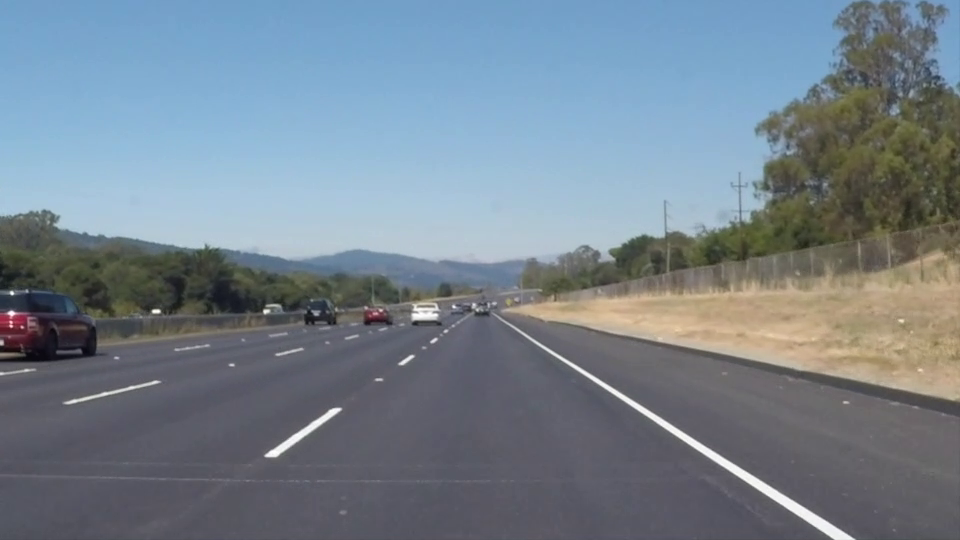
#> input picture frame 22 of assignment-3/resources/road.mp4, 960 x 540 px
$ python VideoLaneDetection.py
#> lines starting #> are read from the running program, lines starting #| are printed output that depends on the picture; after the words box and inside, x2 and y2 are one past the last pixel; in counts of white or black regions, pixels touching at a corner belong together
#> further down, frame is the input picture: shape (540, 960, 3); mean B, G, R 141.9, 130.7, 117.7
import cv2
import numpy as np


def draw_lines(img, lines, color=[255, 0, 0], thickness=7):
    x_bottom_pos = []
    x_upper_pos = []
    x_bottom_neg = []
    x_upper_neg = []

    y_bottom = 540
    y_upper = 315

    for line in lines:
        for x1, y1, x2, y2 in line:
            if 0.5 < ((y2 - y1) / (x2 - x1)) < 0.8:
                slope = ((y2 - y1) / (x2 - x1))
                b = y1 - slope * x1

                x_bottom_pos.append((y_bottom - b) / slope)
                x_upper_pos.append((y_upper - b) / slope)

            elif -0.5 > ((y2 - y1) / (x2 - x1)) > -0.8:

                slope = (y2 - y1) / (x2 - x1)
                b = y1 - slope * x1

                x_bottom_neg.append((y_bottom - b) / slope)
                x_upper_neg.append((y_upper - b) / slope)

    lines_mean = np.array(
        [[int(np.mean(x_bottom_pos)), int(np.mean(y_bottom)), int(np.mean(x_upper_pos)), int(np.mean(y_upper))],
         [int(np.mean(x_bottom_neg)), int(np.mean(y_bottom)), int(np.mean(x_upper_neg)), int(np.mean(y_upper))]]

    )
    for i in range(len(lines_mean)):
        cv2.line(img, (lines_mean[i, 0], lines_mean[i, 1]), (lines_mean[i, 2], lines_mean[i, 3]), color, thickness)


def process_image(img):
    grayscale = cv2.cvtColor(img, cv2.COLOR_BGR2GRAY)
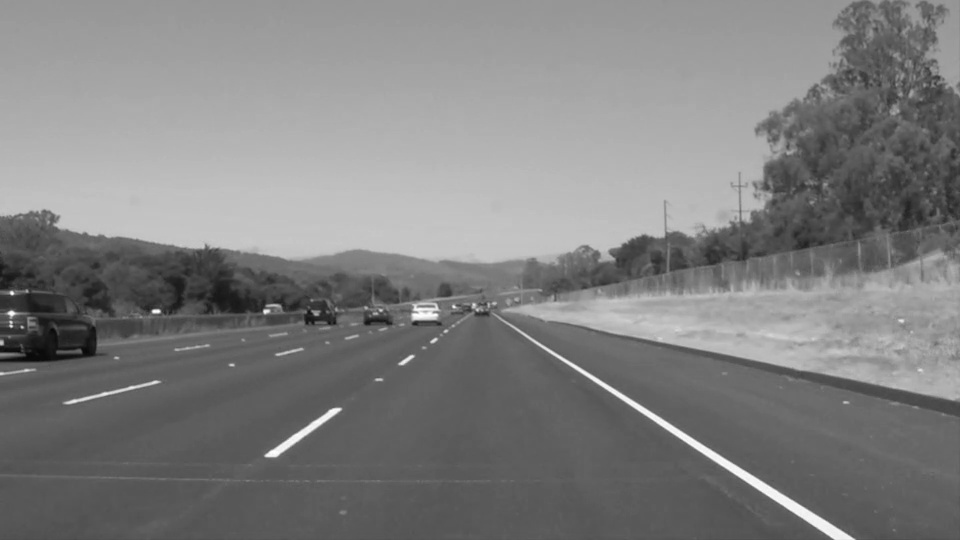
#> grayscale: shape (540, 960); min 6, max 255, mean 128

    kernel_size = 5
    blur = cv2.GaussianBlur(grayscale, (kernel_size, kernel_size), 0)

    low_t, high_t = 50, 150
    edges = cv2.Canny(blur, low_t, high_t)
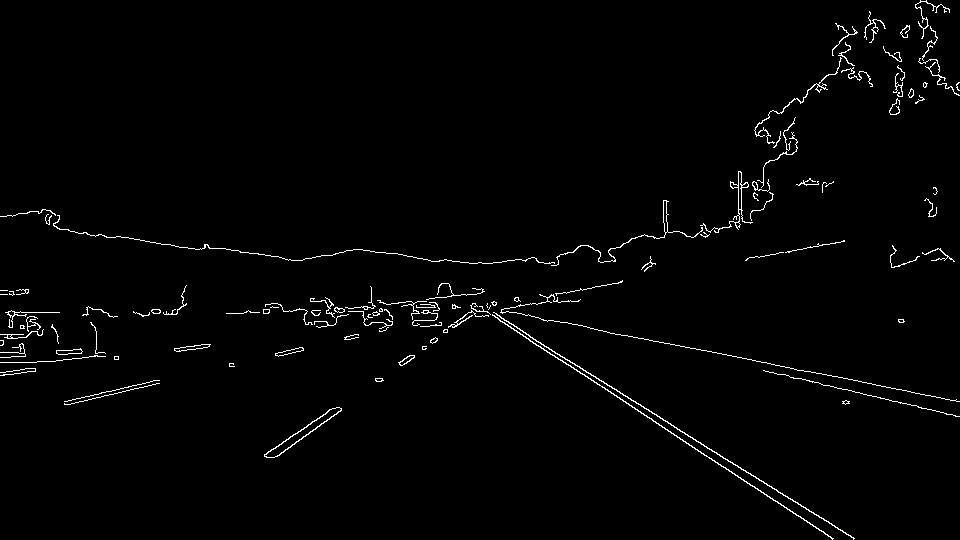
#> edges: shape (540, 960); 1.6% white in thin lines or dots

    vertices = np.array([
        [
            (0, img.shape[0]), (450, 310),
            (490, 310), (img.shape[1], img.shape[0])
        ]
    ], dtype=np.int32)

    mask = np.zeros_like(edges)
    ignore_mask_color = 255
    cv2.fillPoly(mask, vertices, ignore_mask_color)
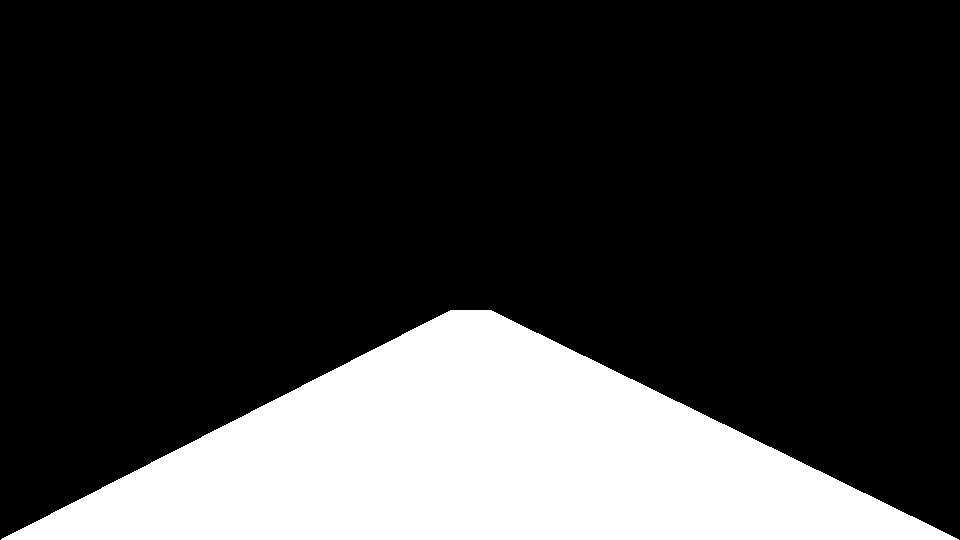
#> mask: shape (540, 960); 22.2% white; 1 white region, box (x1, y1, x2, y2) and area: (1, 310, 959, 540) 115115
    masked_edges = cv2.bitwise_and(edges, mask)
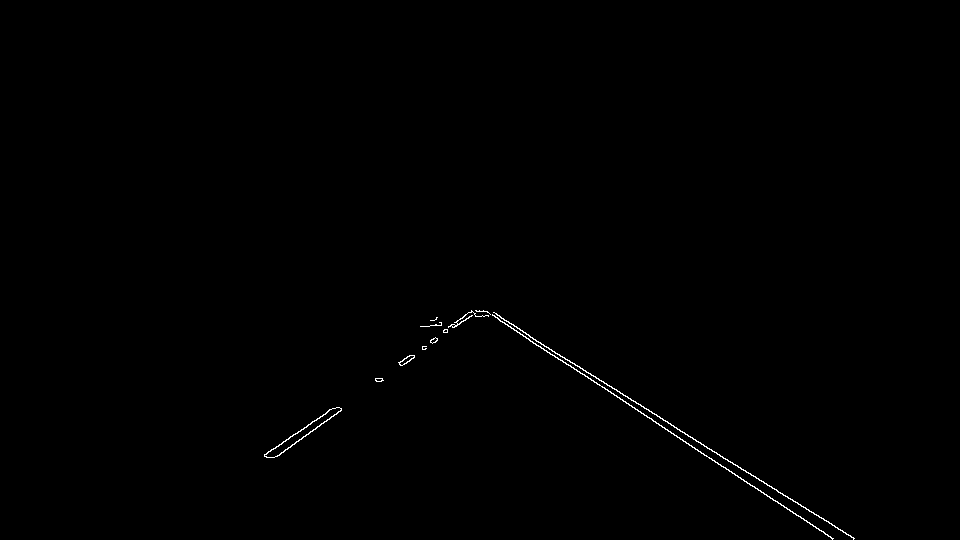
#> masked_edges: shape (540, 960); 0.32% white in thin lines or dots, all inside (x1, y1, x2, y2) = (264, 310, 855, 540)

    rho = 3
    theta = np.pi / 180
    threshold = 15
    min_line_len = 150
    max_line_gap = 60
    lines = cv2.HoughLinesP(
        masked_edges, rho, theta, threshold,
        np.array([]),
        minLineLength=min_line_len,
        maxLineGap=max_line_gap
    )
#> lines = [[486, 311, 673, 433], [264, 456, 472, 311], [493, 312, 854, 538], [276, 456, 476, 311], [504, 320, 853, 538], [295, 434, 479, 310]]
    try:
        draw_lines(img, lines)
#> the loop in draw_lines, `for line in lines:` made 6 passes
#> after the loop in draw_lines, `for line in lines:`: x_bottom_neg = [143.5, 160.1, 137.7]; x_bottom_pos = [837, 857.2, 856.2]; x_upper_neg = [466.3, 470.5, 471.6]; x_upper_pos = [492.1, 497.8, 496]
#> in draw_lines, `lines_mean = np.array( [[int(np.mean(x_bottom_pos)), int(np.mean(y_bot..`: lines_mean = [[850, 540, 495, 315], [147, 540, 469, 315]]
#> the loop in draw_lines, `for i in range(len(lines_mean)):` made 2 passes
#> after the loop in draw_lines, `for i in range(len(lines_mean)):`:
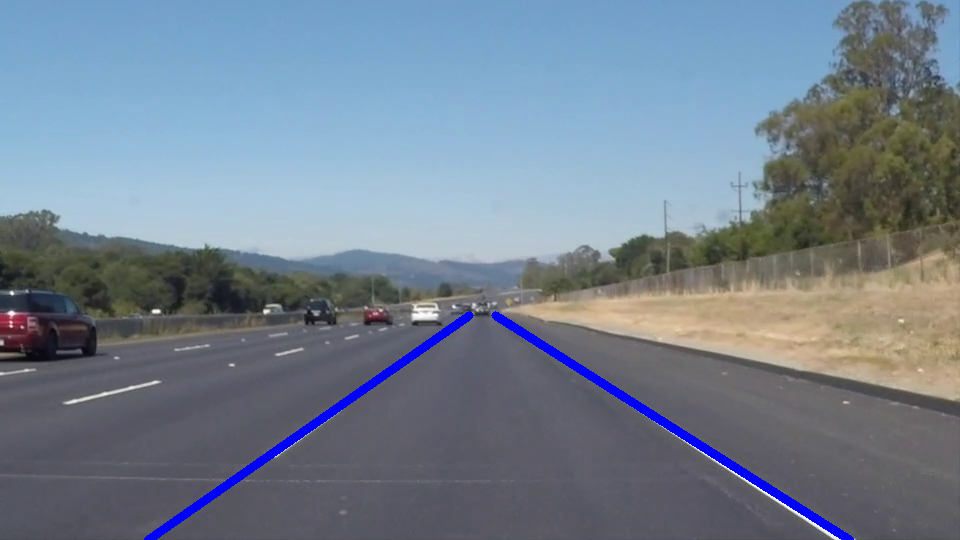
#> img: shape (540, 960, 3); 1.37% of pixels changed, all inside (x1, y1, x2, y2) = (144, 311, 854, 540)
    except:
        print("error...")


video_capture = cv2.VideoCapture('./resources/road.mp4')
while video_capture.isOpened():
    ret, frame = video_capture.read()
    if ret:
        process_image(frame)
        cv2.imshow('frame', frame)

        if cv2.waitKey(1) & 0xFF == ord('q'):
#> (key q is pressed here)
            break
    else:
        break

video_capture.release()
cv2.destroyAllWindows()

$ run again, starting later in the video
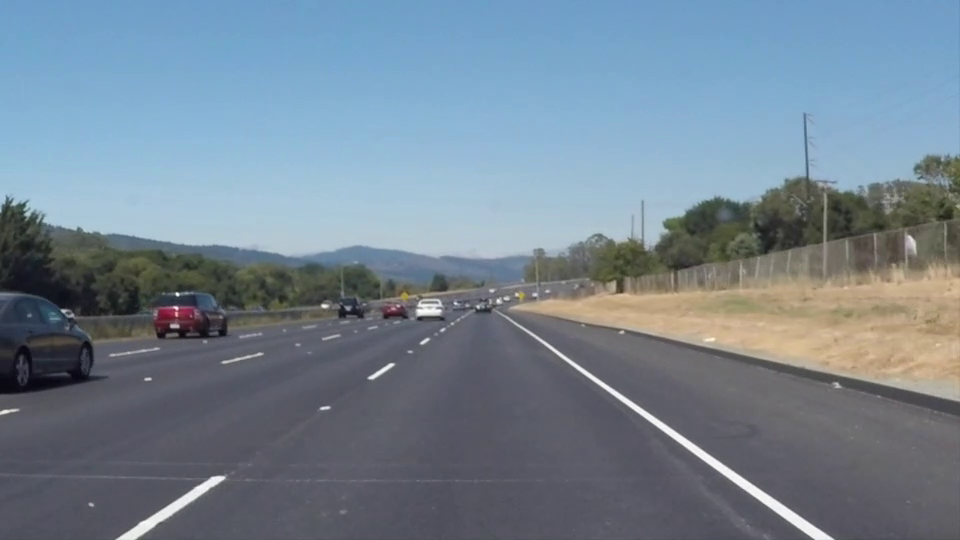
#> input picture frame 99 of assignment-3/resources/road.mp4, 960 x 540 px
#> frame is the input picture: shape (540, 960, 3); mean B, G, R 146, 132.3, 116.7
#> in process_image, `edges = cv2.Canny(blur, low_t, high_t)`:
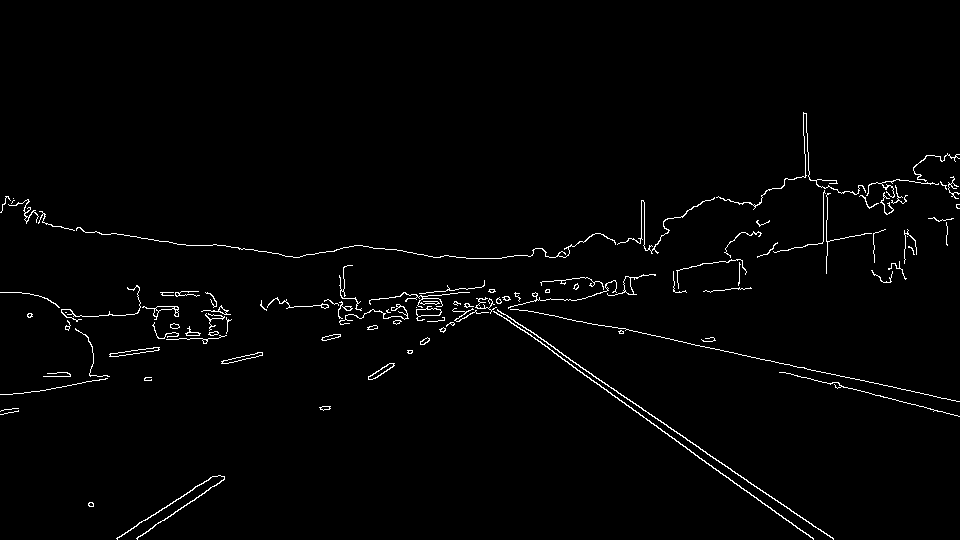
#> edges: shape (540, 960); 1.6% white in thin lines or dots, all inside (x1, y1, x2, y2) = (0, 112, 960, 540)
#> mask: shape (540, 960); 22.2% white; 1 white region, box (x1, y1, x2, y2) and area: (1, 310, 959, 540) 115115
#> masked_edges: shape (540, 960); 0.33% white in thin lines or dots, all inside (x1, y1, x2, y2) = (88, 310, 834, 540)
#> lines = [[515, 322, 698, 446], [516, 325, 776, 513], [320, 407, 470, 310]]
#> the loop in draw_lines, `for line in lines:` made 3 passes
#> after the loop in draw_lines, `for line in lines:`: x_bottom_neg = [114.3]; x_bottom_pos = [836.7, 813.3]; x_upper_neg = [462.3]; x_upper_pos = [504.7, 502.2]
#> lines_mean = [[825, 540, 503, 315], [114, 540, 462, 315]]
#> the loop in draw_lines, `for i in range(len(lines_mean)):` made 2 passes
#> after the loop in draw_lines, `for i in range(len(lines_mean)):`:
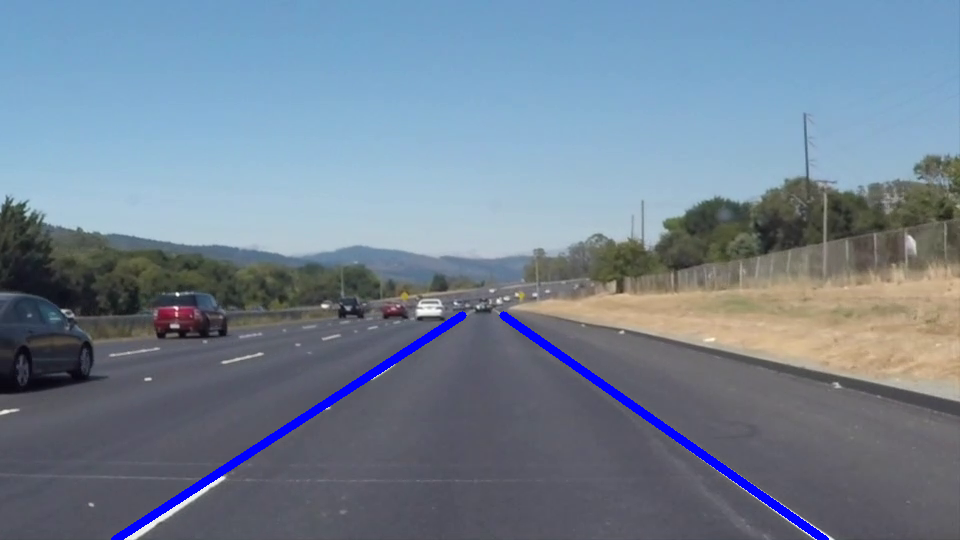
#> img: shape (540, 960, 3); 1.33% of pixels changed, all inside (x1, y1, x2, y2) = (111, 311, 829, 540)

$ run again, starting later in the video
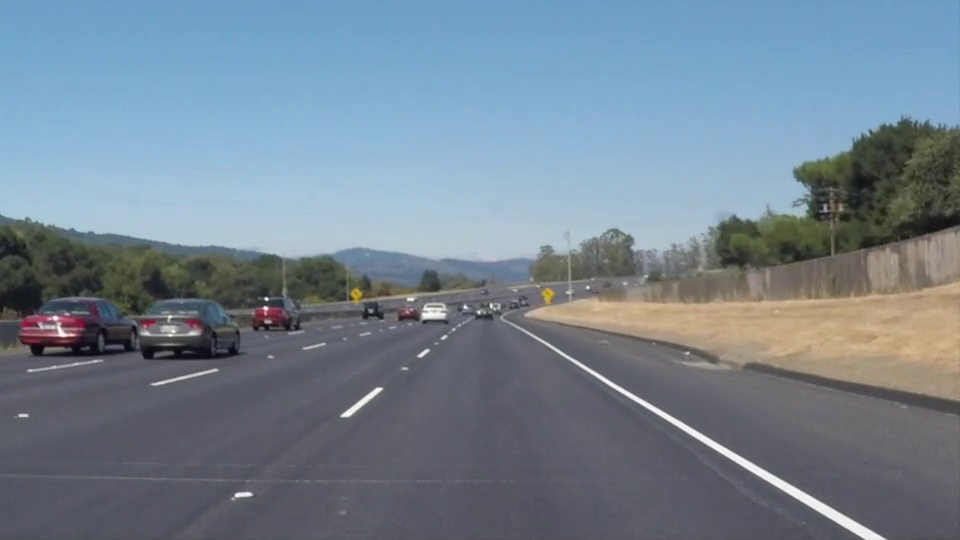
#> input picture frame 176 of assignment-3/resources/road.mp4, 960 x 540 px
#> frame is the input picture: shape (540, 960, 3); mean B, G, R 145.2, 131.6, 116.5
#> in process_image, `edges = cv2.Canny(blur, low_t, high_t)`:
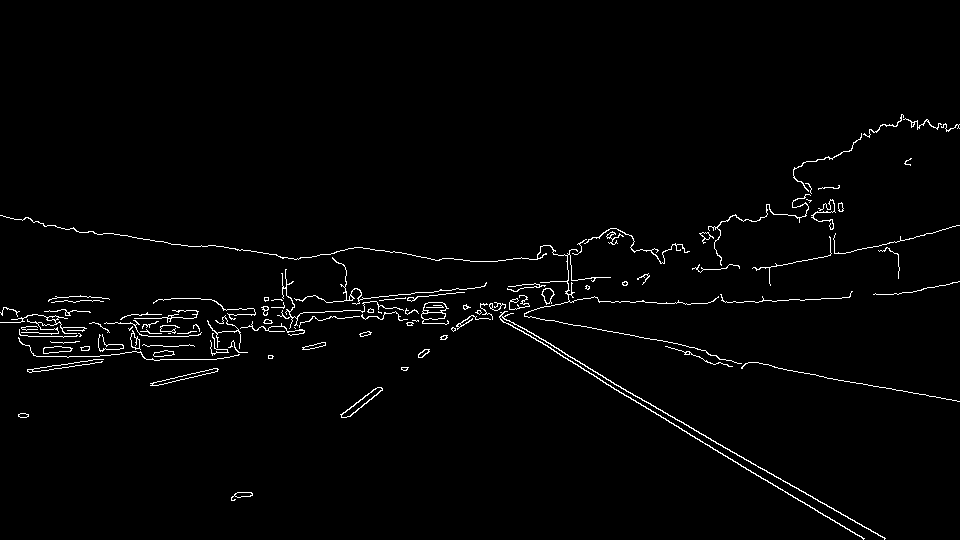
#> edges: shape (540, 960); 1.8% white in thin lines or dots, all inside (x1, y1, x2, y2) = (0, 114, 960, 540)
#> mask: shape (540, 960); 22.2% white; 1 white region, box (x1, y1, x2, y2) and area: (1, 310, 959, 540) 115115
#> in process_image, `masked_edges = cv2.bitwise_and(edges, mask)`:
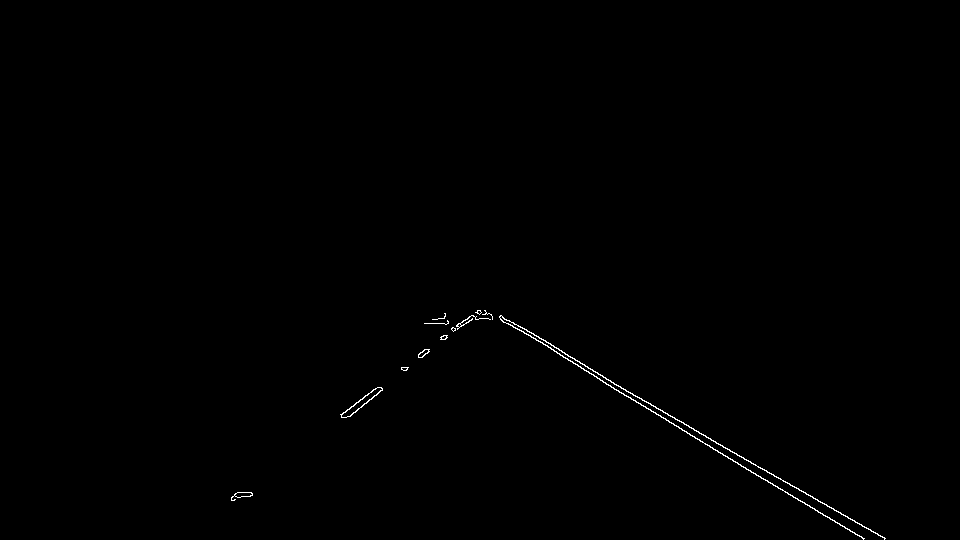
#> masked_edges: shape (540, 960); 0.31% white in thin lines or dots, all inside (x1, y1, x2, y2) = (231, 310, 886, 540)
#> lines = [[499, 316, 885, 538], [584, 370, 863, 538], [500, 318, 767, 472]]
#> the loop in draw_lines, `for line in lines:` made 3 passes
#> after the loop in draw_lines, `for line in lines:`: x_bottom_neg = []; x_bottom_pos = [888.5, 866.3, 884.9]; x_upper_neg = []; x_upper_pos = [497.3, 492.7, 494.8]
